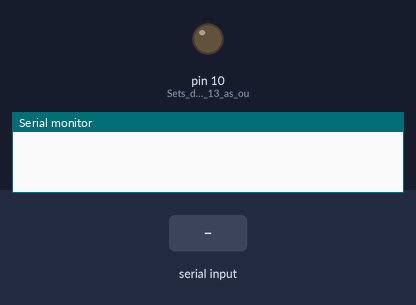
Recording of a sketch running on a simulated Arduino Uno, built with avr-gcc and run on an emulated ATmega328P. Shown: output pins drawn as LEDs (lit = HIGH), the last lines printed to the serial monitor. The inputs (shaded band) are chosen by the test bench.

Above: at 1.2 s.
1.3 s: "1" received over Serial
At 2.1 s:
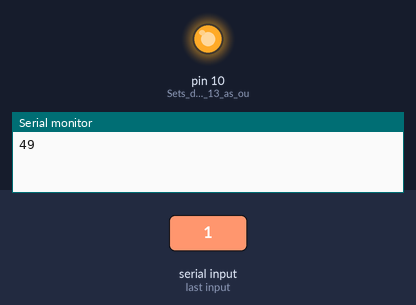
2.8 s: "0" received over Serial
At 3.2 s:
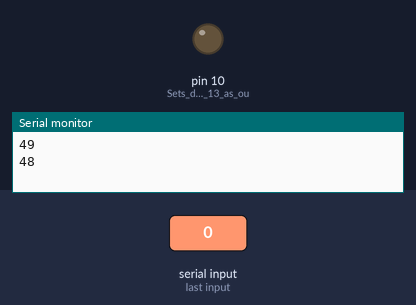
Timing chart, 0 to 5.8 s (numbered marks = the images above; inputs shaded):
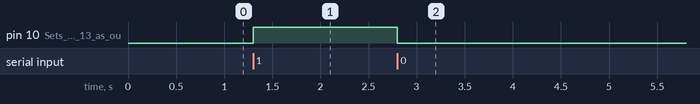

Measured:
- after the input at 1.3 s, pin 10 (Sets_digital_pin_13_as_ou): LOW → HIGH at once
- after the input at 2.8 s, pin 10 (Sets_digital_pin_13_as_ou): HIGH → LOW at once

The sketch:

HC05.ino
```cpp
void setup()
{
    Serial.begin(9600);   //Sets the baud for serial data transmission
    pinMode(10, OUTPUT);  //Sets digital pin 13 as output pin
}
void loop()
{
   if(Serial.available() > 0)      // Send data only when you receive data:
   {
      unsigned char data = Serial.read();        //Read the incoming data & store into data
      Serial.println(data);          //Print Value inside data in Serial monitor
      if(data==49) digitalWrite(10,HIGH);
      else if(data==48) digitalWrite(10,LOW);
      else digitalWrite(10,LOW);
   }
}
```
